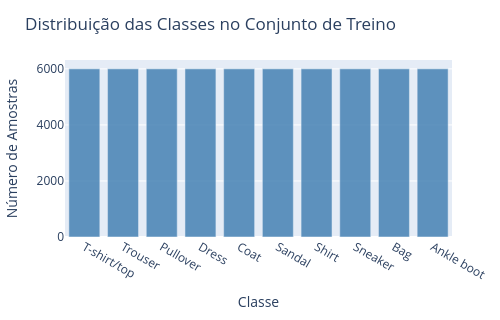

The code cell stored with this chart in its notebook:
### Markdown cell above
## 4. Análise da Distribuição das Classes

Verificar se o dataset é balanceado

### Code cell
unique, counts = np.unique(y_train, return_counts=True)

fig = go.Figure(
    data=[
        go.Bar(
            x=[class_map[idx] for idx in unique],
            y=counts,
            marker=dict(color="steelblue"),
            opacity=0.85,
        )
    ]
)

fig.update_layout(
    title="Distribuição das Classes no Conjunto de Treino",
    xaxis_title="Classe",
    yaxis_title="Número de Amostras",
    width=500,
    height=320,
    margin=dict(l=40, r=20, t=60, b=80),
)

fig.update_xaxes(tickangle=30)

fig.show()

### Figure 1 — Plotly figure (JSON) as saved in the notebook; plotly's stock layout.template omitted (floating-point values rounded to 4 significant figures)
{"data": [{"marker": {"color": "steelblue"}, "opacity": 0.85, "type": "bar", "x": ["T-shirt/top", "Trouser", "Pullover", "Dress", "Coat", "Sandal", "Shirt", "Sneaker", "Bag", "Ankle boot"], "y": [6000, 6000, 6000, 6000, 6000, 6000, 6000, 6000, 6000, 6000]}], "layout": {"height": 320, "margin": {"b": 80, "l": 40, "r": 20, "t": 60}, "title": {"text": "Distribuição das Classes no Conjunto de Treino"}, "width": 500, "xaxis": {"tickangle": 30, "title": {"text": "Classe"}}, "yaxis": {"title": {"text": "Número de Amostras"}}}}
